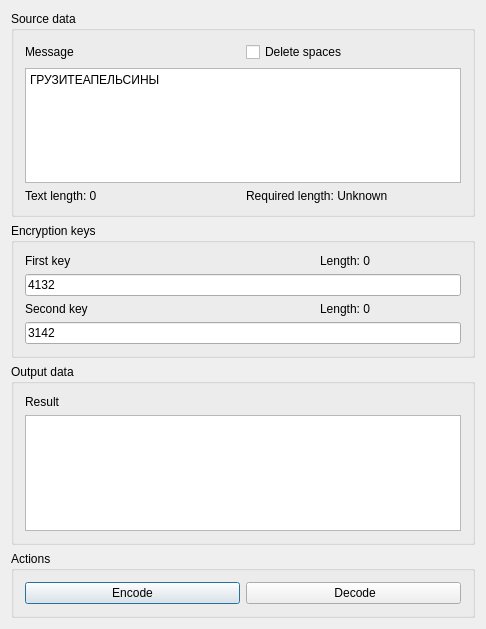
<?xml version="1.0" encoding="UTF-8"?>
<ui version="4.0">
 <class>Lab1</class>
 <widget class="QDialog" name="Lab1">
  <property name="geometry">
   <rect>
    <x>0</x>
    <y>0</y>
    <width>486</width>
    <height>629</height>
   </rect>
  </property>
  <property name="windowTitle">
   <string>Information defense</string>
  </property>
  <layout class="QVBoxLayout" name="verticalLayout">
   <item>
    <widget class="QGroupBox" name="groupBox">
     <property name="title">
      <string>Source data</string>
     </property>
     <layout class="QGridLayout" name="gridLayout_2">
      <item row="0" column="1">
       <widget class="QLabel" name="label_5">
        <property name="text">
         <string>Message</string>
        </property>
       </widget>
      </item>
      <item row="1" column="1" rowspan="2" colspan="2">
       <widget class="QPlainTextEdit" name="editMessage">
        <property name="plainText">
         <string>ГРУЗИТЕАПЕЛЬСИНЫ</string>
        </property>
       </widget>
      </item>
      <item row="3" column="2">
       <widget class="QLabel" name="lblRequiredLength">
        <property name="text">
         <string>Required length: Unknown</string>
        </property>
       </widget>
      </item>
      <item row="3" column="1">
       <widget class="QLabel" name="labelInputLength">
        <property name="sizePolicy">
         <sizepolicy hsizetype="Minimum" vsizetype="Preferred">
          <horstretch>0</horstretch>
          <verstretch>0</verstretch>
         </sizepolicy>
        </property>
        <property name="text">
         <string>Text length: 0</string>
        </property>
       </widget>
      </item>
      <item row="0" column="2">
       <widget class="QCheckBox" name="checkRemoveSpaces">
        <property name="text">
         <string>Delete spaces</string>
        </property>
       </widget>
      </item>
     </layout>
    </widget>
   </item>
   <item>
    <widget class="QGroupBox" name="groupBox_3">
     <property name="title">
      <string>Encryption keys</string>
     </property>
     <layout class="QGridLayout" name="gridLayout_4">
      <item row="2" column="0" colspan="3">
       <widget class="QLineEdit" name="editFirstKey">
        <property name="text">
         <string>4132</string>
        </property>
       </widget>
      </item>
      <item row="4" column="0" colspan="3">
       <widget class="QLineEdit" name="editSecondKey">
        <property name="text">
         <string>3142</string>
        </property>
       </widget>
      </item>
      <item row="0" column="2">
       <widget class="QLabel" name="lblKey1Length">
        <property name="text">
         <string>Length: 0</string>
        </property>
       </widget>
      </item>
      <item row="3" column="0">
       <widget class="QLabel" name="label_4">
        <property name="text">
         <string>Second key</string>
        </property>
       </widget>
      </item>
      <item row="3" column="2">
       <widget class="QLabel" name="lblKey2Length">
        <property name="text">
         <string>Length: 0</string>
        </property>
       </widget>
      </item>
      <item row="0" column="0" colspan="2">
       <widget class="QLabel" name="label">
        <property name="text">
         <string>First key</string>
        </property>
       </widget>
      </item>
     </layout>
    </widget>
   </item>
   <item>
    <widget class="QGroupBox" name="groupBox_2">
     <property name="title">
      <string>Output data</string>
     </property>
     <layout class="QGridLayout" name="gridLayout_3">
      <item row="1" column="1">
       <widget class="QLabel" name="label_3">
        <property name="text">
         <string>Result</string>
        </property>
       </widget>
      </item>
      <item row="2" column="1">
       <widget class="QPlainTextEdit" name="editResult"/>
      </item>
     </layout>
    </widget>
   </item>
   <item>
    <widget class="QGroupBox" name="groupBox_4">
     <property name="title">
      <string>Actions</string>
     </property>
     <layout class="QHBoxLayout" name="horizontalLayout_2">
      <item>
       <widget class="QPushButton" name="btnEncrypt">
        <property name="text">
         <string>Encode</string>
        </property>
       </widget>
      </item>
      <item>
       <widget class="QPushButton" name="btnDecrypt">
        <property name="text">
         <string> Decode</string>
        </property>
       </widget>
      </item>
     </layout>
    </widget>
   </item>
  </layout>
 </widget>
 <layoutdefault spacing="6" margin="11"/>
 <resources/>
 <connections/>
</ui>
